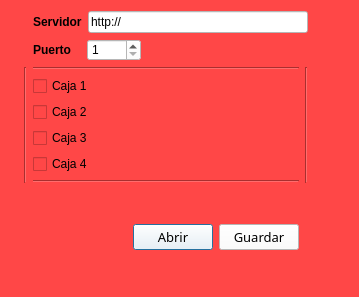
<?xml version="1.0" encoding="UTF-8"?>
<ui version="4.0">
 <class>Configuracion</class>
 <widget class="QDialog" name="Configuracion">
  <property name="windowModality">
   <enum>Qt::NonModal</enum>
  </property>
  <property name="enabled">
   <bool>true</bool>
  </property>
  <property name="geometry">
   <rect>
    <x>0</x>
    <y>0</y>
    <width>359</width>
    <height>297</height>
   </rect>
  </property>
  <property name="mouseTracking">
   <bool>false</bool>
  </property>
  <property name="tabletTracking">
   <bool>false</bool>
  </property>
  <property name="windowTitle">
   <string>Configuracion</string>
  </property>
  <property name="toolTipDuration">
   <number>0</number>
  </property>
  <property name="autoFillBackground">
   <bool>false</bool>
  </property>
  <property name="styleSheet">
   <string notr="true">background-color: rgb(255, 71, 71);</string>
  </property>
  <property name="sizeGripEnabled">
   <bool>false</bool>
  </property>
  <property name="modal">
   <bool>false</bool>
  </property>
  <property name="Color" stdset="0">
   <color>
    <red>0</red>
    <green>0</green>
    <blue>0</blue>
   </color>
  </property>
  <layout class="QGridLayout" name="gridLayout_2">
   <item row="0" column="0" rowspan="2">
    <widget class="QLabel" name="label_4">
     <property name="text">
      <string/>
     </property>
     <property name="pixmap">
      <pixmap resource="Resourse/Deco.qrc">:/shotweif-DEF.png</pixmap>
     </property>
    </widget>
   </item>
   <item row="0" column="3">
    <spacer name="horizontalSpacer_3">
     <property name="orientation">
      <enum>Qt::Horizontal</enum>
     </property>
     <property name="sizeType">
      <enum>QSizePolicy::Minimum</enum>
     </property>
     <property name="sizeHint" stdset="0">
      <size>
       <width>40</width>
       <height>20</height>
      </size>
     </property>
    </spacer>
   </item>
   <item row="0" column="2">
    <layout class="QHBoxLayout" name="horizontalLayout">
     <item>
      <widget class="QLabel" name="label">
       <property name="font">
        <font>
         <weight>75</weight>
         <bold>true</bold>
        </font>
       </property>
       <property name="autoFillBackground">
        <bool>false</bool>
       </property>
       <property name="text">
        <string>Servidor</string>
       </property>
      </widget>
     </item>
     <item>
      <widget class="QLineEdit" name="lineE_Direccion">
       <property name="styleSheet">
        <string notr="true">background-color: rgb(255, 255, 255);</string>
       </property>
       <property name="text">
        <string>http://</string>
       </property>
      </widget>
     </item>
    </layout>
   </item>
   <item row="1" column="2">
    <layout class="QHBoxLayout" name="horizontalLayout_2">
     <item>
      <widget class="QLabel" name="label_2">
       <property name="font">
        <font>
         <weight>75</weight>
         <bold>true</bold>
        </font>
       </property>
       <property name="text">
        <string>Puerto   </string>
       </property>
      </widget>
     </item>
     <item>
      <widget class="QSpinBox" name="sBox_Puerto">
       <property name="styleSheet">
        <string notr="true">background-color: rgb(255, 255, 255);</string>
       </property>
       <property name="minimum">
        <number>1</number>
       </property>
       <property name="maximum">
        <number>8080</number>
       </property>
      </widget>
     </item>
     <item>
      <spacer name="horizontalSpacer_2">
       <property name="orientation">
        <enum>Qt::Horizontal</enum>
       </property>
       <property name="sizeHint" stdset="0">
        <size>
         <width>40</width>
         <height>20</height>
        </size>
       </property>
      </spacer>
     </item>
    </layout>
   </item>
   <item row="2" column="1">
    <widget class="Line" name="line_3">
     <property name="orientation">
      <enum>Qt::Vertical</enum>
     </property>
    </widget>
   </item>
   <item row="2" column="2">
    <layout class="QGridLayout" name="gridLayout_3">
     <item row="3" column="0">
      <widget class="QCheckBox" name="cBox3">
       <property name="cursor">
        <cursorShape>PointingHandCursor</cursorShape>
       </property>
       <property name="text">
        <string>Caja 3</string>
       </property>
      </widget>
     </item>
     <item row="5" column="0">
      <widget class="Line" name="line_2">
       <property name="orientation">
        <enum>Qt::Horizontal</enum>
       </property>
      </widget>
     </item>
     <item row="4" column="0">
      <widget class="QCheckBox" name="cBox4">
       <property name="cursor">
        <cursorShape>PointingHandCursor</cursorShape>
       </property>
       <property name="text">
        <string>Caja 4</string>
       </property>
      </widget>
     </item>
     <item row="0" column="0">
      <widget class="Line" name="line">
       <property name="orientation">
        <enum>Qt::Horizontal</enum>
       </property>
      </widget>
     </item>
     <item row="1" column="0">
      <widget class="QCheckBox" name="cBox1">
       <property name="cursor">
        <cursorShape>PointingHandCursor</cursorShape>
       </property>
       <property name="styleSheet">
        <string notr="true"/>
       </property>
       <property name="text">
        <string>Caja 1</string>
       </property>
      </widget>
     </item>
     <item row="2" column="0">
      <widget class="QCheckBox" name="cBox2">
       <property name="cursor">
        <cursorShape>PointingHandCursor</cursorShape>
       </property>
       <property name="text">
        <string>Caja 2</string>
       </property>
      </widget>
     </item>
     <item row="0" column="1" rowspan="6">
      <layout class="QHBoxLayout" name="horizontalLayout_6">
       <item>
        <widget class="Line" name="line_4">
         <property name="orientation">
          <enum>Qt::Vertical</enum>
         </property>
        </widget>
       </item>
      </layout>
     </item>
    </layout>
   </item>
   <item row="3" column="0" colspan="3">
    <widget class="QWidget" name="widget" native="true">
     <layout class="QVBoxLayout" name="verticalLayout">
      <item>
       <layout class="QHBoxLayout" name="horizontalLayout_4">
        <item>
         <spacer name="horizontalSpacer">
          <property name="orientation">
           <enum>Qt::Horizontal</enum>
          </property>
          <property name="sizeHint" stdset="0">
           <size>
            <width>40</width>
            <height>20</height>
           </size>
          </property>
         </spacer>
        </item>
        <item>
         <widget class="QPushButton" name="pButton_Abrir">
          <property name="font">
           <font>
            <family>Mona Shark</family>
            <pointsize>10</pointsize>
           </font>
          </property>
          <property name="autoFillBackground">
           <bool>false</bool>
          </property>
          <property name="styleSheet">
           <string notr="true">background-color: rgb(255, 255, 255);
border-color: rgb(0, 0, 0);
selection-color: rgb(213, 213, 213);</string>
          </property>
          <property name="text">
           <string>Abrir</string>
          </property>
         </widget>
        </item>
        <item>
         <widget class="QPushButton" name="pButton_Guardar">
          <property name="font">
           <font>
            <family>Mona Shark</family>
            <pointsize>10</pointsize>
           </font>
          </property>
          <property name="styleSheet">
           <string notr="true">background-color: rgb(255, 255, 255);
border-color: rgb(0, 0, 0);
selection-color: rgb(213, 213, 213);</string>
          </property>
          <property name="text">
           <string>Guardar</string>
          </property>
         </widget>
        </item>
       </layout>
      </item>
     </layout>
    </widget>
   </item>
  </layout>
 </widget>
 <resources>
  <include location="Resourse/Deco.qrc"/>
 </resources>
 <connections/>
</ui>
